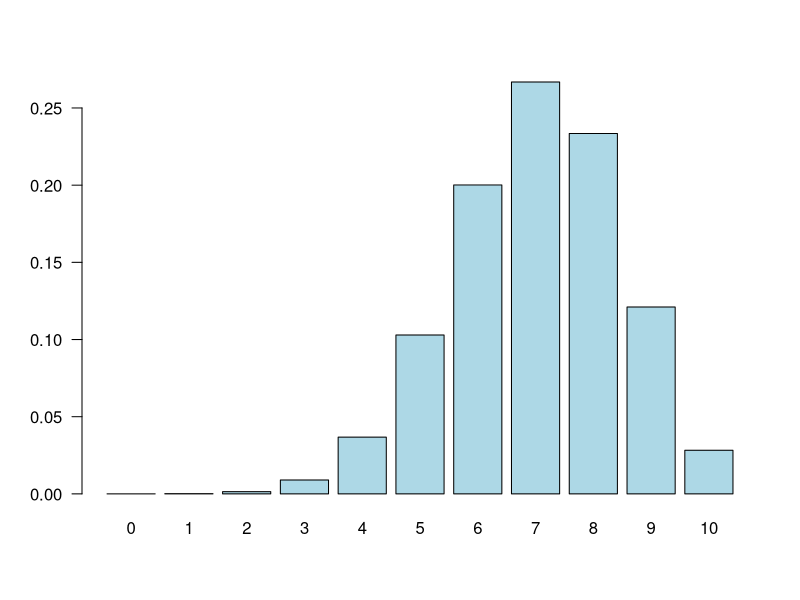

This chart was generated by the following R code:
## ---- chunk 1
x <- 1:5
x
px <- c(.1, .15, .2, .25, .3)
px
x*px
sum(x*px)    # E(X)
## ---- chunk 2
x - 3.5
(x - 3.5)^2
((x - 3.5)^2)*px
sum(((x - 3.5)^2)*px)   # V(X)
## ---- chunk 3
x
px
x^2
(x^2)*px
sum((x^2)*px)  # E(X^2)
14-3.5^2     # E(X^2) - [E(X)]^2
## ---- chunk 4
choose(8, 3)    # "8 choose 3"
56*.6^3*.4^5     # P(X = 3) given n = 8, p = .6
## ---- chunk 5
dbinom(3, 8, .6)     # P(X = 3) given n = 8, p = .6
## ---- chunk 6
pbinom(4, 15, .7) - pbinom(1, 15, .7)
## ---- chunk 7
dbinom(2, 15, .7) + dbinom(3, 15, .7) + dbinom(4, 15, .7)
## ---- chunk 8
px <- dbinom(0:10, 10, .7)
# adding las = 1 turns the y-axis tick mark labels horizontal, which are easier to read
barplot(px, names.arg = 0:10, las = 1, col = "lightblue")
## ---- chunk 9
dhyper(x = 2, m = 5, n = 20, k = 10)
## ---- chunk 10
dpois(3,2)
## ---- chunk 11
ppois(3, 2)
